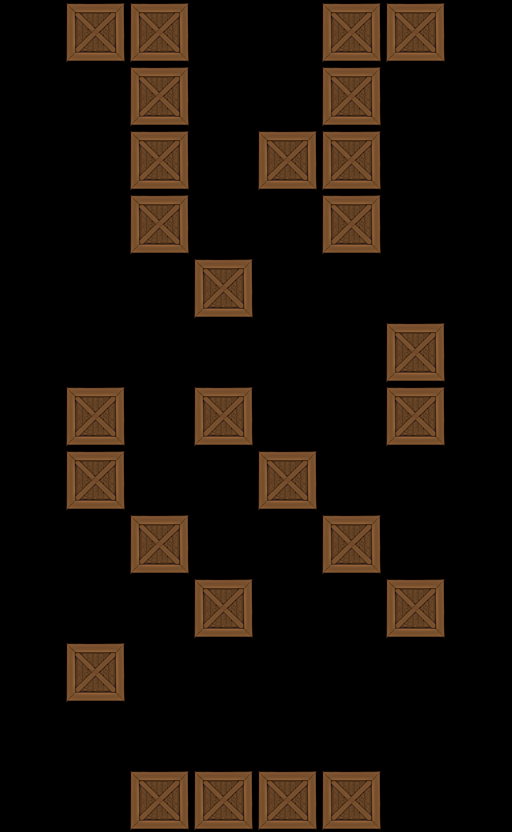

A level layout from a 2D game, rendered from its tile map. Below: a short description, then the map file with tile-grid data replaced by summaries:
An orthogonal 8x13 tile map with 64x64 px tiles, 1 tile layer (Tile Layer 1).

<map version="1.0" orientation="orthogonal" width="8" height="13" tilewidth="64" tileheight="64">
 <tileset firstgid="1" name="crate" tilewidth="64" tileheight="64">
  <image source="../../crate.png" width="64" height="64" />
 </tileset>
 <layer name="Tile Layer 1" width="8" height="13">
  <data>[104 cells, 27 non-empty, 1 distinct tile ids]</data>
 </layer>
</map>
